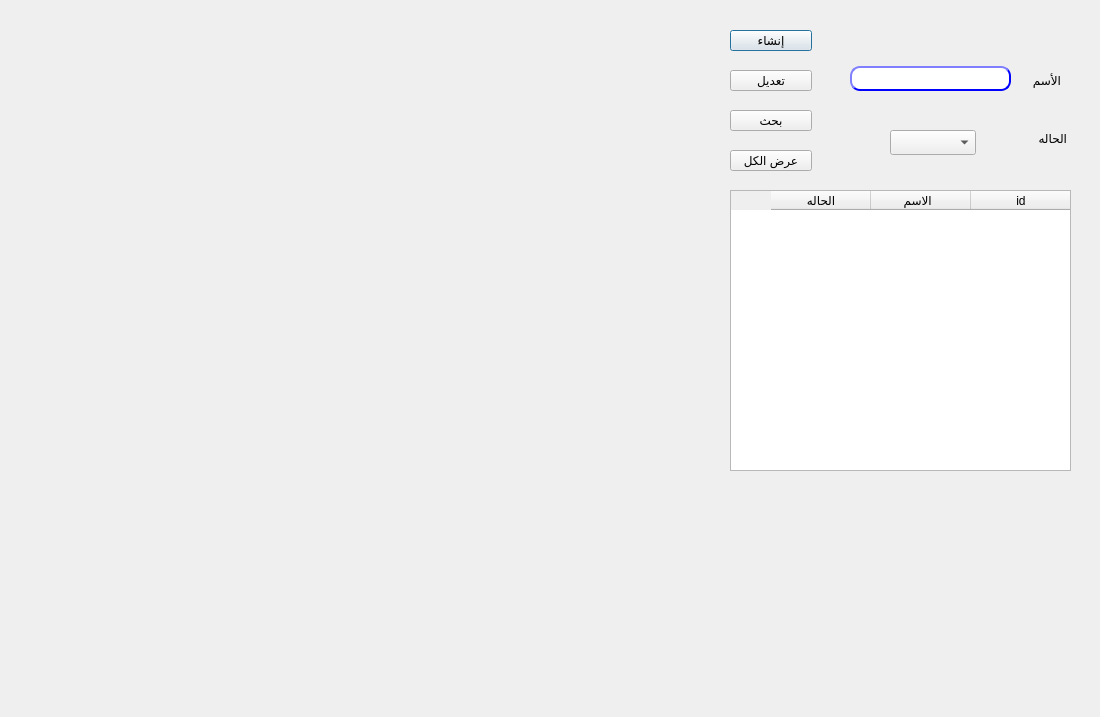
<?xml version="1.0" encoding="UTF-8"?>
<ui version="4.0">
 <class>CustomerGP</class>
 <widget class="QDialog" name="CustomerGP">
  <property name="geometry">
   <rect>
    <x>0</x>
    <y>0</y>
    <width>1100</width>
    <height>717</height>
   </rect>
  </property>
  <property name="minimumSize">
   <size>
    <width>1100</width>
    <height>717</height>
   </size>
  </property>
  <property name="maximumSize">
   <size>
    <width>1100</width>
    <height>717</height>
   </size>
  </property>
  <property name="windowTitle">
   <string>الشركات</string>
  </property>
  <widget class="QLabel" name="desc">
   <property name="geometry">
    <rect>
     <x>980</x>
     <y>70</y>
     <width>81</width>
     <height>21</height>
    </rect>
   </property>
   <property name="text">
    <string>الأسم</string>
   </property>
  </widget>
  <widget class="QLabel" name="label_2">
   <property name="geometry">
    <rect>
     <x>1000</x>
     <y>130</y>
     <width>67</width>
     <height>17</height>
    </rect>
   </property>
   <property name="text">
    <string>الحاله</string>
   </property>
  </widget>
  <widget class="QComboBox" name="CMB_status">
   <property name="geometry">
    <rect>
     <x>890</x>
     <y>130</y>
     <width>86</width>
     <height>25</height>
    </rect>
   </property>
  </widget>
  <widget class="QPushButton" name="BTN_create">
   <property name="geometry">
    <rect>
     <x>730</x>
     <y>30</y>
     <width>82</width>
     <height>21</height>
    </rect>
   </property>
   <property name="styleSheet">
    <string notr="true"/>
   </property>
   <property name="text">
    <string>إنشاء</string>
   </property>
  </widget>
  <widget class="QLineEdit" name="LE_desc">
   <property name="geometry">
    <rect>
     <x>850</x>
     <y>66</y>
     <width>161</width>
     <height>25</height>
    </rect>
   </property>
   <property name="styleSheet">
    <string notr="true">QLineEdit{
                                        background-color: white;
                                        border-style: outset;
                                        border-width: 2px;
                                        border-radius: 10px;
                                        border-color: blue;
                                        min-width: 6em;
                                        }
                                        QLineEdit:hover {
                                        background: qradialgradient(
                                        cx: 0.3, cy: -0.4, fx: 0.3, fy: -0.4,
                                        radius: 1.35, stop: 0 #fff, stop: 1 #bbb
                                        );
                                        }
                                       QLineEdit:pressed {
                                        border-style: inset;
                                        background: qradialgradient(
                                        cx: 0.4, cy: -0.1, fx: 0.4, fy: -0.1,
                                        radius: 1.35, stop: 0 #fff, stop: 1 #ddd
                                        );
                                        }
                                    </string>
   </property>
   <property name="maxLength">
    <number>50</number>
   </property>
  </widget>
  <widget class="QTableWidget" name="Qtable">
   <property name="geometry">
    <rect>
     <x>730</x>
     <y>190</y>
     <width>341</width>
     <height>281</height>
    </rect>
   </property>
   <property name="layoutDirection">
    <enum>Qt::RightToLeft</enum>
   </property>
   <column>
    <property name="text">
     <string>id</string>
    </property>
   </column>
   <column>
    <property name="text">
     <string>الاسم  </string>
    </property>
   </column>
   <column>
    <property name="text">
     <string>الحاله</string>
    </property>
   </column>
  </widget>
  <widget class="QPushButton" name="BTN_modify">
   <property name="geometry">
    <rect>
     <x>730</x>
     <y>70</y>
     <width>82</width>
     <height>21</height>
    </rect>
   </property>
   <property name="styleSheet">
    <string notr="true"/>
   </property>
   <property name="text">
    <string>تعديل</string>
   </property>
  </widget>
  <widget class="QPushButton" name="BTN_search">
   <property name="geometry">
    <rect>
     <x>730</x>
     <y>110</y>
     <width>82</width>
     <height>21</height>
    </rect>
   </property>
   <property name="styleSheet">
    <string notr="true"/>
   </property>
   <property name="text">
    <string>بحث</string>
   </property>
  </widget>
  <widget class="QLabel" name="LB_id">
   <property name="enabled">
    <bool>false</bool>
   </property>
   <property name="geometry">
    <rect>
     <x>820</x>
     <y>40</y>
     <width>31</width>
     <height>20</height>
    </rect>
   </property>
   <property name="text">
    <string/>
   </property>
  </widget>
  <widget class="QLabel" name="LB_status">
   <property name="enabled">
    <bool>false</bool>
   </property>
   <property name="geometry">
    <rect>
     <x>830</x>
     <y>130</y>
     <width>31</width>
     <height>21</height>
    </rect>
   </property>
   <property name="text">
    <string/>
   </property>
  </widget>
  <widget class="QPushButton" name="BTN_search_all">
   <property name="geometry">
    <rect>
     <x>730</x>
     <y>150</y>
     <width>82</width>
     <height>21</height>
    </rect>
   </property>
   <property name="styleSheet">
    <string notr="true"/>
   </property>
   <property name="text">
    <string>عرض الكل</string>
   </property>
  </widget>
 </widget>
 <resources/>
 <connections/>
</ui>
